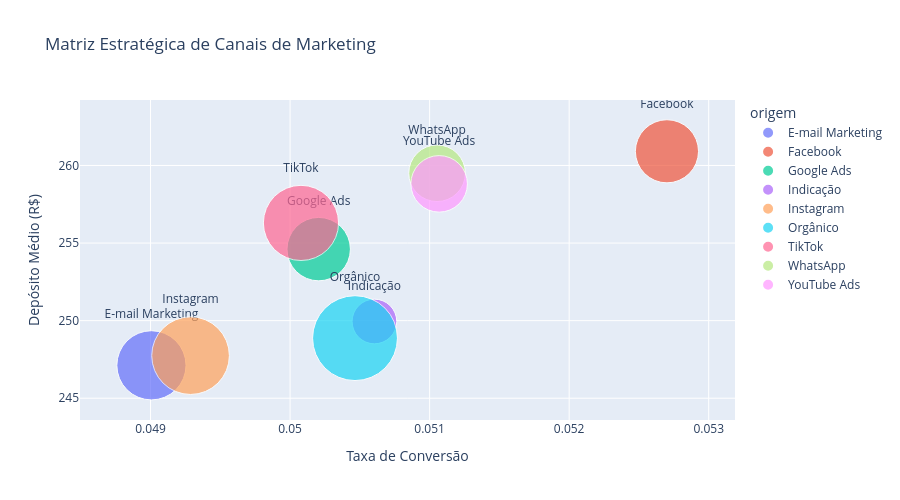

Here is the notebook cell this chart was saved with:
### Markdown cell above
## 🔹 Matriz Estratégica: Conversão vs Volume vs Ticket Médio

### Code cell
fig = px.scatter(df, 
                 x="taxa_conversao", y="deposito_medio", 
                 size="total_leads", color="origem", text="origem",
                 title="Matriz Estratégica de Canais de Marketing",
                 labels={"taxa_conversao": "Taxa de Conversão", "deposito_medio": "Depósito Médio (R$)"},
                 size_max=60)
fig.update_traces(textposition='top center')
fig.update_layout(height=500)
fig.show()

### Figure 1 — Plotly figure (JSON) as saved in the notebook; plotly's stock layout.template omitted (floating-point values rounded to 4 significant figures)
{"data": [{"hovertemplate": "origem=%{text}<br>Taxa de Conversão=%{x}<br>Depósito Médio (R$)=%{y}<br>total_leads=%{marker.size}<extra></extra>", "legendgroup": "E-mail Marketing", "marker": {"color": "#636efa", "size": [31955], "sizemode": "area", "sizeref": 13.34, "symbol": "circle"}, "mode": "markers+text", "name": "E-mail Marketing", "orientation": "v", "showlegend": true, "text": ["E-mail Marketing"], "textposition": "top center", "type": "scatter", "x": [0.04901], "xaxis": "x", "y": [247.1], "yaxis": "y"}, {"hovertemplate": "origem=%{text}<br>Taxa de Conversão=%{x}<br>Depósito Médio (R$)=%{y}<br>total_leads=%{marker.size}<extra></extra>", "legendgroup": "Facebook", "marker": {"color": "#EF553B", "size": [26603], "sizemode": "area", "sizeref": 13.34, "symbol": "circle"}, "mode": "markers+text", "name": "Facebook", "orientation": "v", "showlegend": true, "text": ["Facebook"], "textposition": "top center", "type": "scatter", "x": [0.0527], "xaxis": "x", "y": [260.9], "yaxis": "y"}, {"hovertemplate": "origem=%{text}<br>Taxa de Conversão=%{x}<br>Depósito Médio (R$)=%{y}<br>total_leads=%{marker.size}<extra></extra>", "legendgroup": "Google Ads", "marker": {"color": "#00cc96", "size": [26830], "sizemode": "area", "sizeref": 13.34, "symbol": "circle"}, "mode": "markers+text", "name": "Google Ads", "orientation": "v", "showlegend": true, "text": ["Google Ads"], "textposition": "top center", "type": "scatter", "x": [0.0502], "xaxis": "x", "y": [254.6], "yaxis": "y"}, {"hovertemplate": "origem=%{text}<br>Taxa de Conversão=%{x}<br>Depósito Médio (R$)=%{y}<br>total_leads=%{marker.size}<extra></extra>", "legendgroup": "Indicação", "marker": {"color": "#ab63fa", "size": [13319], "sizemode": "area", "sizeref": 13.34, "symbol": "circle"}, "mode": "markers+text", "name": "Indicação", "orientation": "v", "showlegend": true, "text": ["Indicação"], "textposition": "top center", "type": "scatter", "x": [0.0506], "xaxis": "x", "y": [249.9], "yaxis": "y"}, {"hovertemplate": "origem=%{text}<br>Taxa de Conversão=%{x}<br>Depósito Médio (R$)=%{y}<br>total_leads=%{marker.size}<extra></extra>", "legendgroup": "Instagram", "marker": {"color": "#FFA15A", "size": [40234], "sizemode": "area", "sizeref": 13.34, "symbol": "circle"}, "mode": "markers+text", "name": "Instagram", "orientation": "v", "showlegend": true, "text": ["Instagram"], "textposition": "top center", "type": "scatter", "x": [0.04929], "xaxis": "x", "y": [247.7], "yaxis": "y"}, {"hovertemplate": "origem=%{text}<br>Taxa de Conversão=%{x}<br>Depósito Médio (R$)=%{y}<br>total_leads=%{marker.size}<extra></extra>", "legendgroup": "Orgânico", "marker": {"color": "#19d3f3", "size": [48033], "sizemode": "area", "sizeref": 13.34, "symbol": "circle"}, "mode": "markers+text", "name": "Orgânico", "orientation": "v", "showlegend": true, "text": ["Orgânico"], "textposition": "top center", "type": "scatter", "x": [0.05047], "xaxis": "x", "y": [248.9], "yaxis": "y"}, {"hovertemplate": "origem=%{text}<br>Taxa de Conversão=%{x}<br>Depósito Médio (R$)=%{y}<br>total_leads=%{marker.size}<extra></extra>", "legendgroup": "TikTok", "marker": {"color": "#FF6692", "size": [37721], "sizemode": "area", "sizeref": 13.34, "symbol": "circle"}, "mode": "markers+text", "name": "TikTok", "orientation": "v", "showlegend": true, "text": ["TikTok"], "textposition": "top center", "type": "scatter", "x": [0.05008], "xaxis": "x", "y": [256.3], "yaxis": "y"}, {"hovertemplate": "origem=%{text}<br>Taxa de Conversão=%{x}<br>Depósito Médio (R$)=%{y}<br>total_leads=%{marker.size}<extra></extra>", "legendgroup": "WhatsApp", "marker": {"color": "#B6E880", "size": [21409], "sizemode": "area", "sizeref": 13.34, "symbol": "circle"}, "mode": "markers+text", "name": "WhatsApp", "orientation": "v", "showlegend": true, "text": ["WhatsApp"], "textposition": "top center", "type": "scatter", "x": [0.05105], "xaxis": "x", "y": [259.5], "yaxis": "y"}, {"hovertemplate": "origem=%{text}<br>Taxa de Conversão=%{x}<br>Depósito Médio (R$)=%{y}<br>total_leads=%{marker.size}<extra></extra>", "legendgroup": "YouTube Ads", "marker": {"color": "#FF97FF", "size": [21344], "sizemode": "area", "sizeref": 13.34, "symbol": "circle"}, "mode": "markers+text", "name": "YouTube Ads", "orientation": "v", "showlegend": true, "text": ["YouTube Ads"], "textposition": "top center", "type": "scatter", "x": [0.05107], "xaxis": "x", "y": [258.8], "yaxis": "y"}], "layout": {"height": 500, "legend": {"itemsizing": "constant", "title": {"text": "origem"}, "tracegroupgap": 0}, "title": {"text": "Matriz Estratégica de Canais de Marketing"}, "xaxis": {"anchor": "y", "domain": [0, 1], "title": {"text": "Taxa de Conversão"}}, "yaxis": {"anchor": "x", "domain": [0, 1], "title": {"text": "Depósito Médio (R$)"}}}}
